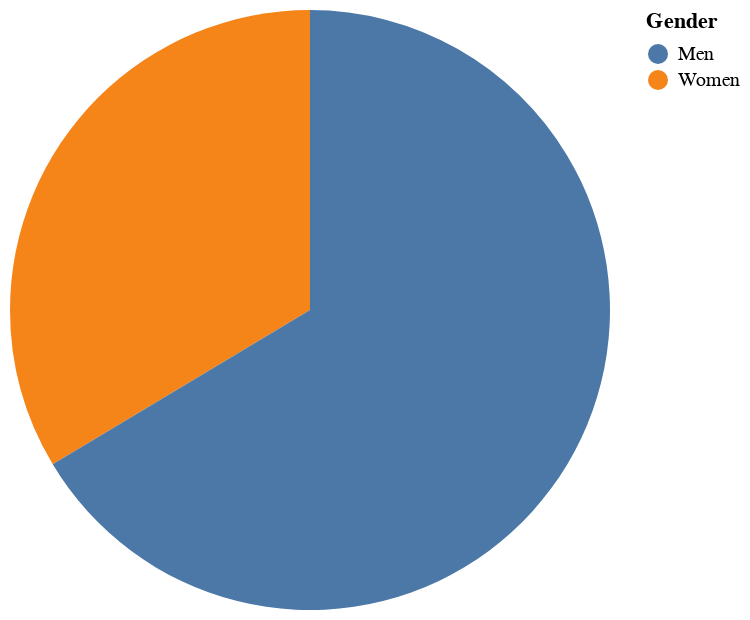

Source (notebook cell):
### Code cell
alt.Chart(df_fin_2016).mark_arc().encode(
    theta="VALUE",
    color="Gender"
)

### Figure 1 — Vega-Lite specification as saved in the notebook (floating-point values rounded to 4 significant figures)
{"config": {"view": {"continuousWidth": 300, "continuousHeight": 300}}, "data": {"name": "data-1b4ed9c434910e3fb8a7f5e28d56fb95"}, "mark": {"type": "arc"}, "encoding": {"color": {"field": "Gender", "type": "nominal"}, "theta": {"field": "VALUE", "type": "quantitative"}}, "$schema": "https://vega.github.io/schema/vega-lite/v5.17.0.json", "datasets": {"data-1b4ed9c434910e3fb8a7f5e28d56fb95": [{"REF_DATE": 2016, "Gender": "Women", "Industry": "Finance", "VALUE": 1553.0}, {"REF_DATE": 2016, "Gender": "Men", "Industry": "Finance", "VALUE": 3069.0}]}}
